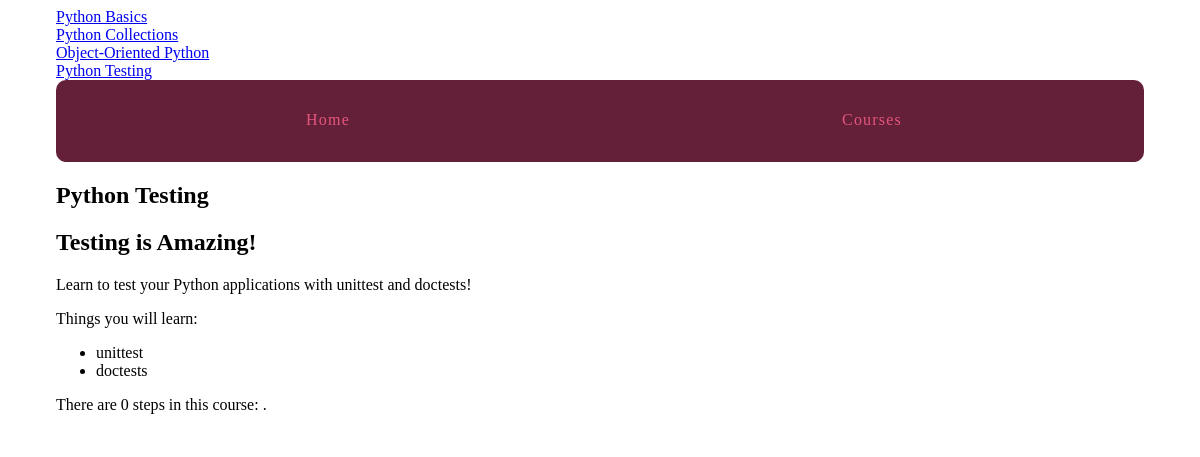
The app's page /courses/4/ with its own data.
### courses/models.py (models this page shows, shortened)
class Course(models.Model):
    created_at = models.DateTimeField(auto_now_add=True)
    title = models.CharField(max_length=255)
    description = models.TextField()

### courses/views.py (the view)
# urls.py: url(r'(?P<pk>\d+)/$', views.course_detail, name='detail'),
def course_detail(request, pk):
    course = get_object_or_404(Course, pk=pk)
    return render(request, 'courses/course_detail.html', {'course': course})

### courses/templatetags/course_extras.py (called while the page is built)
@register.inclusion_tag('courses/course_nav.html')
def nav_courses_list():
    courses = Course.objects.all()
    return {'courses': courses}

@register.filter('markdown_to_html')
def markdown_to_html(markdown_text):
    html_body = markdown2.markdown(markdown_text)
    return mark_safe(html_body)

### courses/templates/courses/course_detail.html (shortened to what this page needs)
{% extends "layout.html" %}
{% load humanize course_extras %}
{% block content %}
<article>
    <h2>{{ course.title }}</h2>
    {{ course.description|markdown_to_html }}
    <p>There are {{ course.step_set.all.count|apnumber }} step{{ course.step_set.all.count|pluralize }} in this course: {{ course.step_set.all|join:", " }}.</p>
</article>
{% endblock %}

### courses/templates/courses/course_nav.html
{% for course in courses %}
    <div><a href="{% url 'courses:detail' pk=course.pk %}">{{ course.title }}</a></div>
{% endfor %}

### assets/css/layout.css (style rules this page uses)
html { box-sizing: border-box; }
*, *::after, *::before { box-sizing: inherit; }

### records on screen
Course: title "Python Basics"
Course: title "Python Collections"
Course: title "Object-Oriented Python"
Course: title "Python Testing", description "Testing is Amazing! Learn to test your Python applications with unittest and doctests! Things you will learn: unittest doctests", step_set.all.count|apnumber "0"
